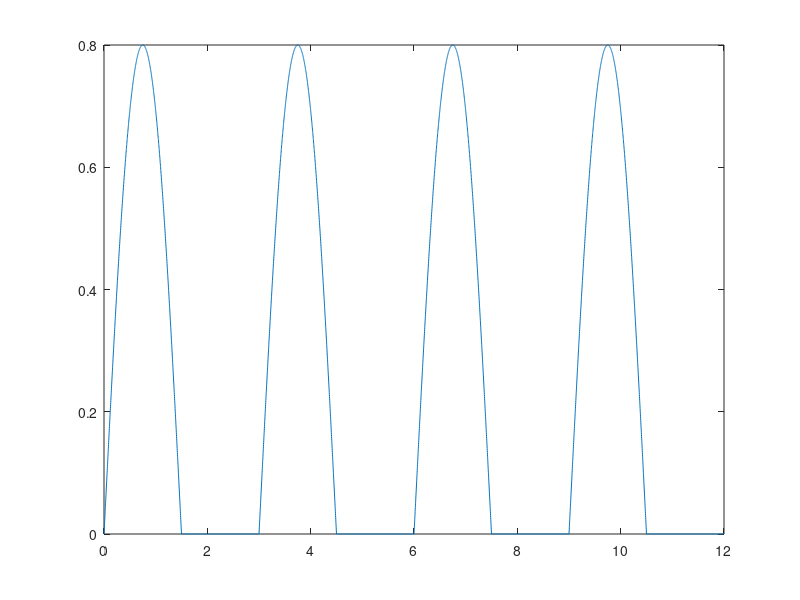
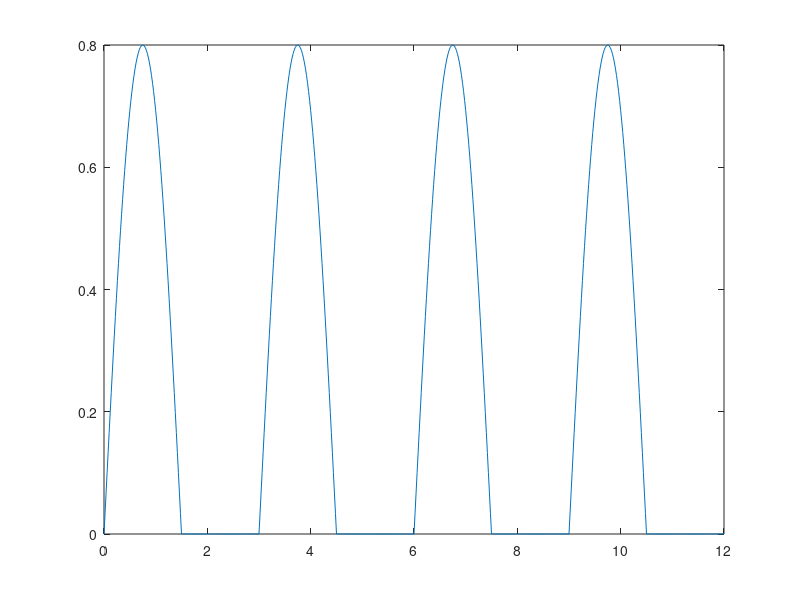
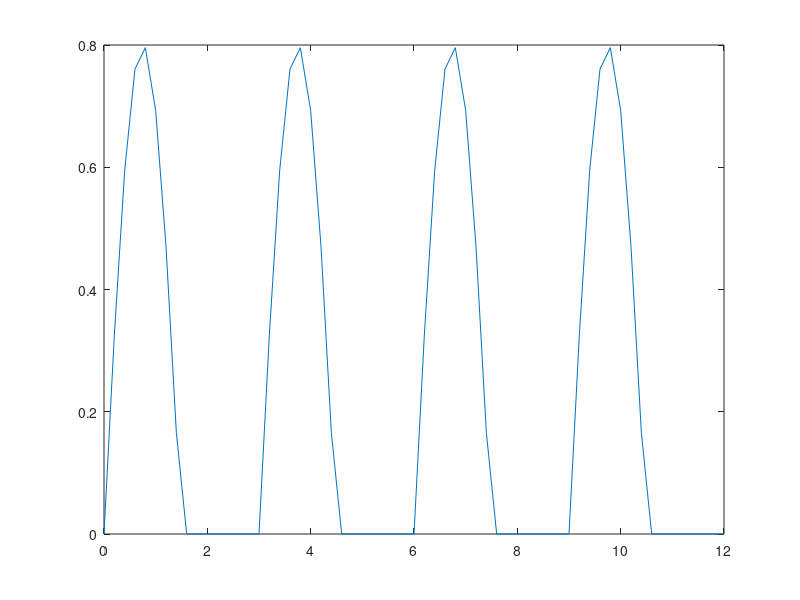

The MATLAB source for these figures, in order:
F=1/3; %Hz -> perioada = 3s

%rezolutie temporara de 2ms
t1=0:0.002:12;
y1=0.8*sin(2*pi*F*t1); % amplitudine = 0.8
y1(y1<0)=0; % toate valorile negative sunt inlocuite cu 0
figure(1), plot(t1, y1)

%rezolutie temporara de 20ms
t2=0:0.02:12;
y2=0.8*sin(2*pi*F*t2);
y2(y2<0)=0;
figure(2), plot(t2, y2)

%rezolutie temporara de 200ms
t3=0:0.2:12;
y3=0.8*sin(2*pi*F*t3);
y3(y3<0)=0;
figure(3), plot(t3, y3)
